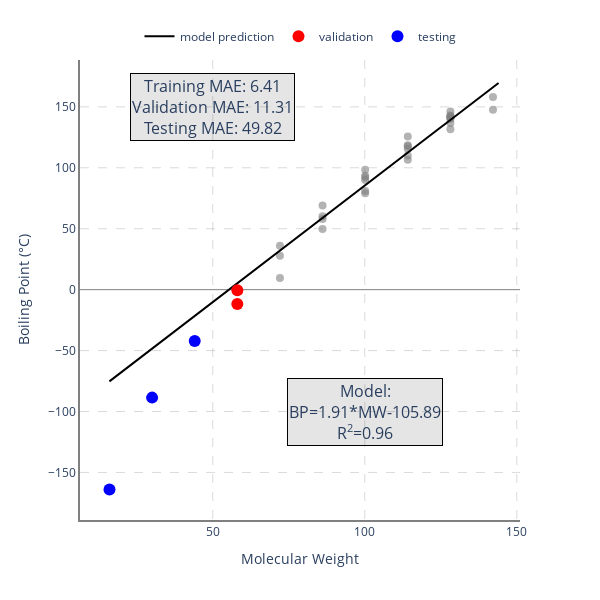

The cell this chart's notebook holds for it:
### Code cell
(
    spex_X_train,
    spex_X_val,
    spex_X_test,
    spex_y_train,
    spex_y_val,
    spex_y_test,
    _,
    _,
    _,
) = train_val_test_split(
    weights.reshape(-1, 1),
    sampler="sphere_exclusion",
    hopts=dict(
        metric="euclidean",
        distance_cutoff=0.1,
    ),
    **tts_args,
)
scatter(
    spex_X_train.flatten(),
    spex_X_val.flatten(),
    spex_X_test.flatten(),
    spex_y_train,
    spex_y_val,
    spex_y_test,
)

### Figure 1 — Plotly figure (JSON) as saved in the notebook; plotly's stock layout.template omitted (floating-point values rounded to 4 significant figures; data arrays with more than 128 entries replaced by an {"elided": "..."} marker saying what was removed)
{"data": [{"hovertemplate": "x=%{x}<br>y=%{y}<extra></extra>", "legendgroup": "", "marker": {"color": "grey", "opacity": 0.6, "size": 8, "symbol": "circle"}, "mode": "markers", "name": "", "orientation": "v", "showlegend": false, "type": "scatter", "x": [142.2, 142.2, 72.09, 72.09, 72.09, 86.11, 86.11, 86.11, 86.11, 100.1, 100.1, 100.1, 100.1, 100.1, 100.1, 114.1, 114.1, 114.1, 114.1, 114.1, 114.1, 128.2, 128.2, 128.2, 128.2, 128.2, 128.2, 128.2, 128.2], "xaxis": "x", "y": [158, 147.7, 9.5, 27.8, 36.1, 49.7, 58, 60.3, 69, 80.9, 79.2, 90, 92, 93.5, 98.4, 106.5, 110, 115.6, 117.6, 118.5, 125.7, 140.3, 131.7, 141.6, 140.6, 146.2, 136.7, 142.4, 143], "yaxis": "y"}, {"line": {"color": "black"}, "mode": "lines", "name": "model prediction", "type": "scatter", "x": {"elided": "129 int values"}, "y": {"elided": "129 float values"}}, {"marker": {"color": "red", "size": 12}, "mode": "markers", "name": "validation", "type": "scatter", "x": [58.08, 58.08], "y": [-11.7, -0.5]}, {"marker": {"color": "blue", "size": 12}, "mode": "markers", "name": "testing", "type": "scatter", "x": [16.03, 30.05, 44.06], "y": [-164, -88.6, -42.1]}], "layout": {"annotations": [{"bgcolor": "rgba(0, 0, 0, 0.1)", "bordercolor": "rgba(0, 0, 0, 1)", "borderwidth": 1, "font": {"size": 16}, "showarrow": false, "text": "Training MAE: 6.41<br>Validation MAE: 11.31<br>Testing MAE: 49.82<br>", "x": 50, "y": 150}, {"bgcolor": "rgba(0, 0, 0, 0.1)", "bordercolor": "rgba(0, 0, 0, 1)", "font": {"size": 16}, "showarrow": false, "text": "Model:<br>BP=1.91*MW-105.89<br>R<sup>2</sup>=0.96<br>", "x": 100, "y": -100}], "height": 600, "legend": {"orientation": "h", "tracegroupgap": 0, "x": 0.5, "xanchor": "center", "y": 1.02, "yanchor": "bottom"}, "margin": {"t": 60}, "paper_bgcolor": "rgba(0, 0, 0, 0)", "plot_bgcolor": "rgba(0, 0, 0, 0)", "width": 600, "xaxis": {"anchor": "y", "domain": [0, 1], "gridcolor": "rgba(0, 0, 0, 0.15)", "griddash": "dash", "gridwidth": 1, "layer": "below traces", "linecolor": "grey", "linewidth": 2, "showgrid": true, "showline": true, "title": {"text": "Molecular Weight"}, "zerolinecolor": "grey", "zerolinewidth": 1}, "yaxis": {"anchor": "x", "domain": [0, 1], "gridcolor": "rgba(0, 0, 0, 0.15)", "griddash": "dash", "gridwidth": 1, "layer": "below traces", "linecolor": "grey", "linewidth": 2, "showgrid": true, "showline": true, "title": {"text": "Boiling Point (°C)"}, "zerolinecolor": "grey", "zerolinewidth": 1}}}
